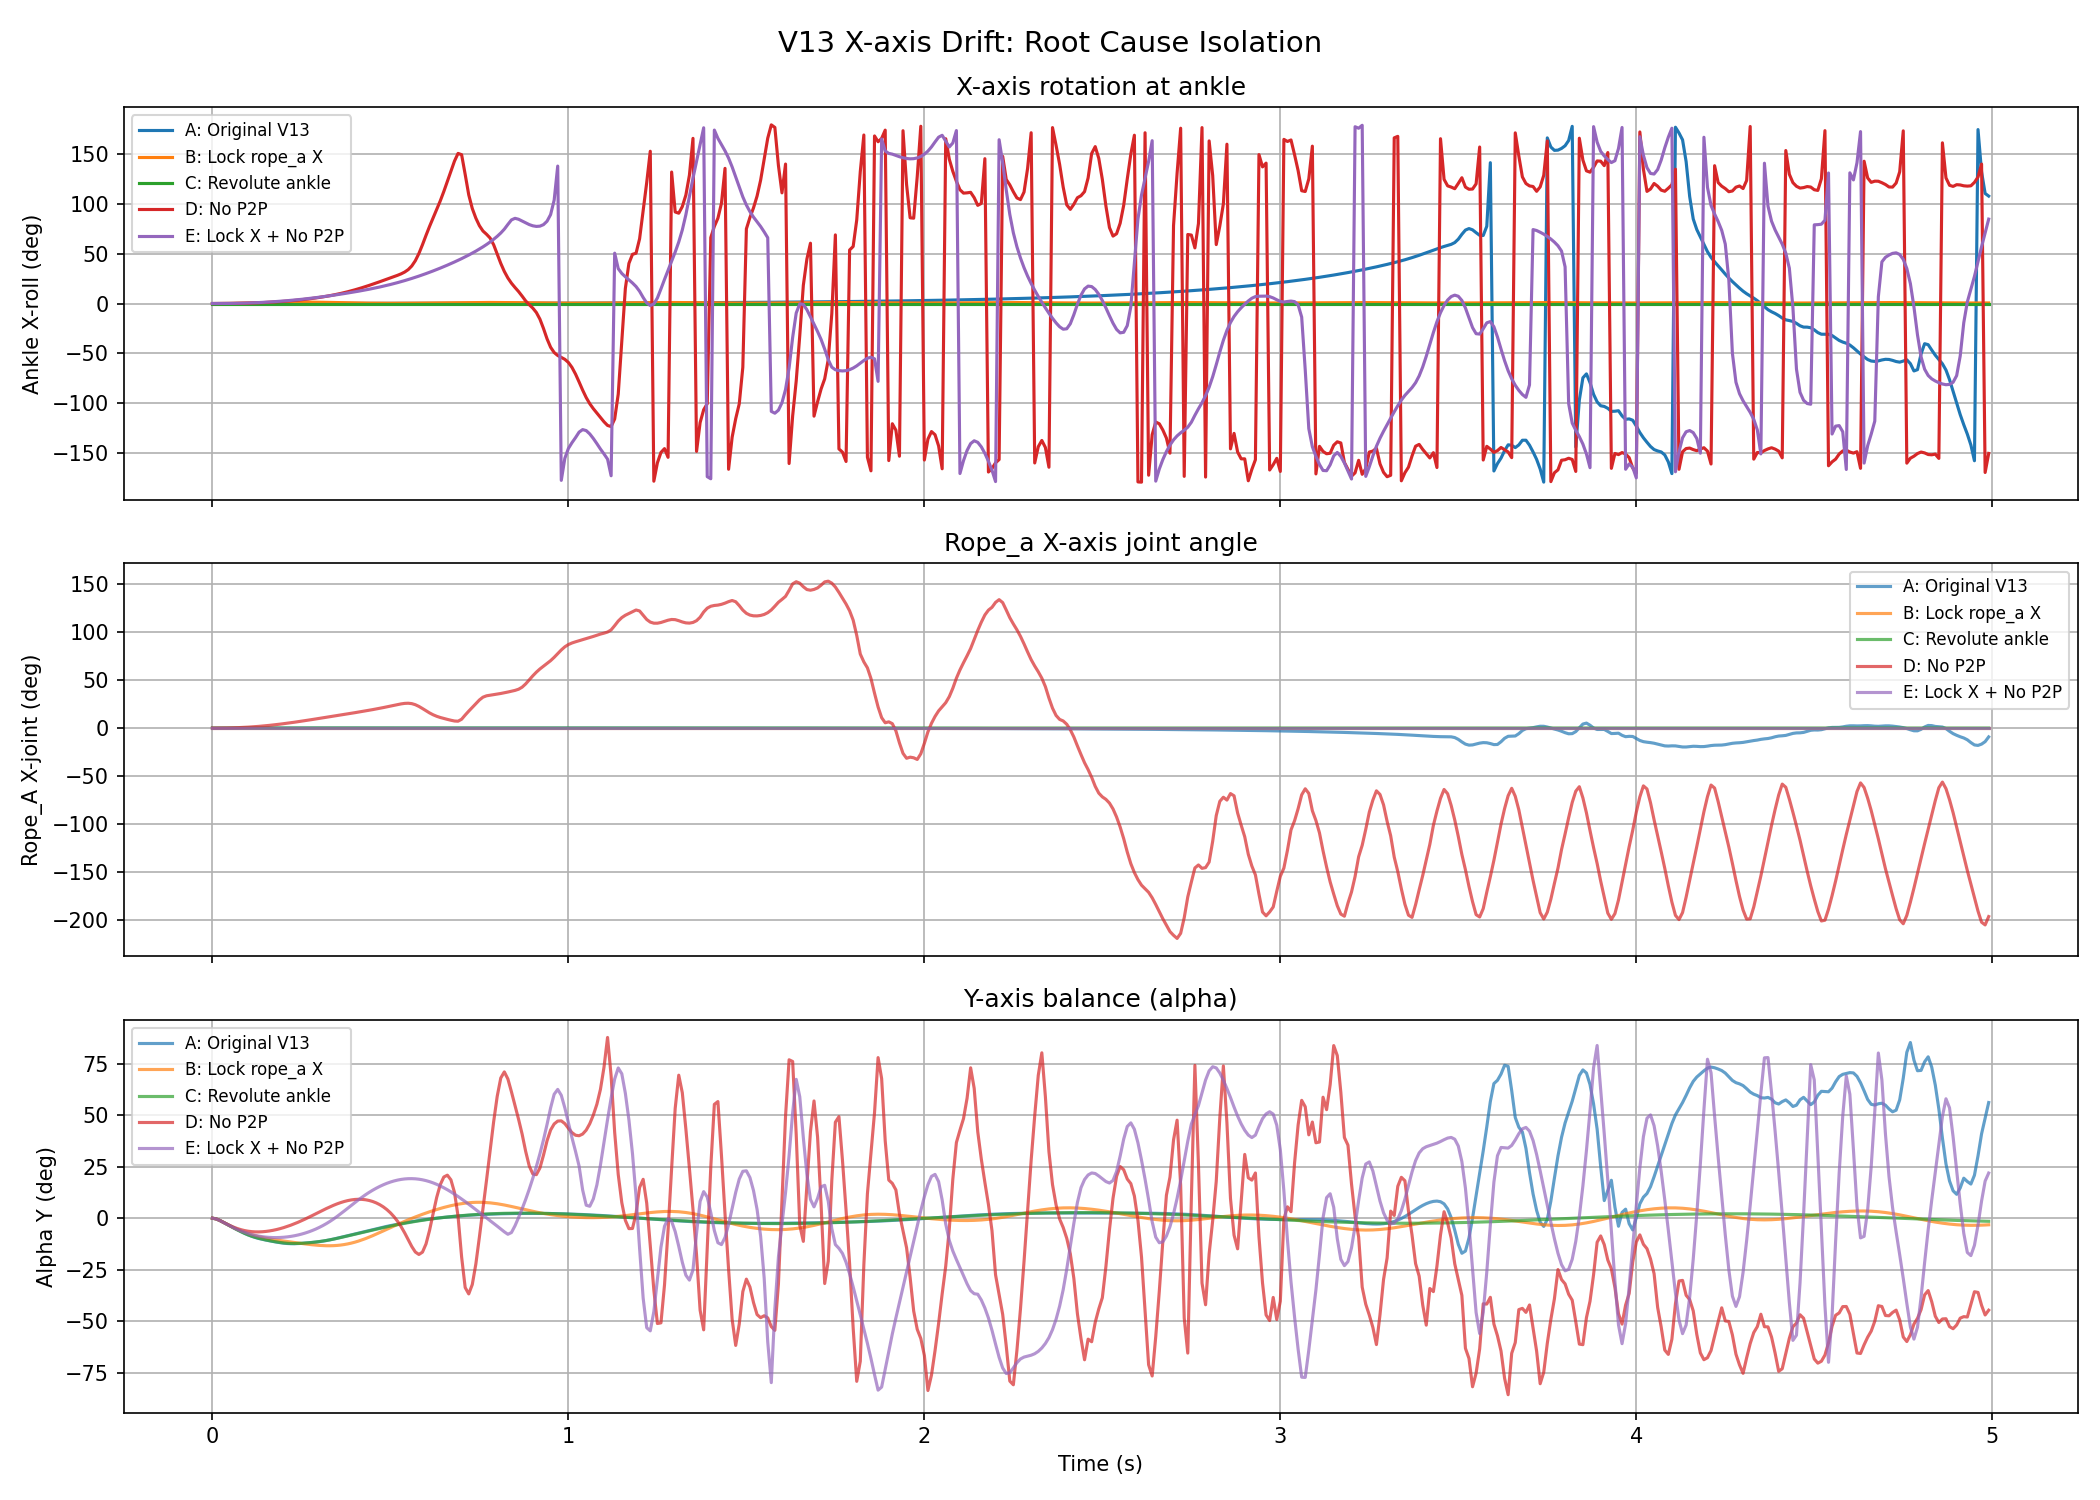

The Python source for this figure:
"""
Root cause: Is the X-axis drift from the multibody structure itself?
Test: Lock rope_a X-joint AND check if spherical ankle alone causes drift.
"""
import sys, os
import numpy as np

_conda = os.path.dirname(sys.executable)
_lib = os.path.join(_conda, "Library", "bin")
if os.path.isdir(_lib) and _lib not in os.environ.get("PATH", ""):
    os.environ["PATH"] = _lib + os.pathsep + os.environ.get("PATH", "")
    if hasattr(os, "add_dll_directory"): os.add_dll_directory(_lib)

import pybullet as p
import pybullet_data

M1=30.0;M2=40.0;L1=0.85;L2=0.80;LOWER_W=0.18;UPPER_W=0.30;BD=0.50
B_THETA=3.0;TAU_MAX=1500.0;GRAV=9.81;L_POLE=4.0;POLE_H=4.5;R_TARGET=1.5
HALF_POLE=L_POLE/2;ROPE_HORIZ=HALF_POLE-BD/2;ROPE_VERT=R_TARGET
FOOT_Z=POLE_H-ROPE_VERT;LC1=L1/2;LC2=L2/2;I1=M1*L1**2/12;I2=M2*L2**2/12
DT=0.001;ROPE_MASS=0.01;THETA0=0.15

def box_inertia(m,w,d,h):
    return [m*(d**2+h**2)/12, m*(w**2+h**2)/12, m*(w**2+d**2)/12]

def compute_lqr():
    from scipy.linalg import solve_discrete_are, expm
    R=R_TARGET;p1=M1*LC1+M2*L1;p2=M2*LC2;p3=M2*L1*LC2;Mt=M1+M2
    M_eq=np.array([[Mt*R**2,R*p1,R*p2],[R*p1,M1*LC1**2+I1+M2*L1**2,p3],[R*p2,p3,M2*LC2**2+I2]])
    G_mat=np.array([[-Mt*GRAV*R,0,0],[0,p1*GRAV,0],[0,0,p2*GRAV]])
    D_mat=np.diag([0,0,-B_THETA]);E_mat=np.array([[0],[-1],[1]])
    Mi=np.linalg.inv(M_eq);n=6
    Ac=np.zeros((n,n));Bc=np.zeros((n,1))
    Ac[:3,3:]=np.eye(3);Ac[3:,:3]=Mi@G_mat;Ac[3:,3:]=Mi@D_mat;Bc[3:,:]=Mi@E_mat
    Z=np.zeros((n+1,n+1));Z[:n,:n]=Ac*DT;Z[:n,n:]=Bc*DT
    eZ=expm(Z);Ad=eZ[:n,:n];Bd=eZ[:n,n:n+1]
    Q=np.diag([1,50,50,0.1,5,5]);Rc=np.array([[0.001]])
    P=solve_discrete_are(Ad,Bd,Q,Rc)
    K=np.linalg.inv(Rc+Bd.T@P@Bd)@(Bd.T@P@Ad)
    K[0,0]*=-1;K[0,3]*=-1
    return K[0]

def build_and_run(test_name, use_spherical=True, lock_rope_x=False, no_constraint=False):
    """Build V13 with options and run 5s."""
    cid = p.connect(p.DIRECT)
    p.setAdditionalSearchPath(pybullet_data.getDataPath())
    p.setGravity(0,0,-GRAV); p.setTimeStep(DT)
    p.setPhysicsEngineParameter(numSubSteps=4, numSolverIterations=100)

    ra_end=np.array([0,-ROPE_HORIZ,-ROPE_VERT])
    rb_vec=np.array([0,ROPE_HORIZ,-ROPE_VERT])
    lower_col=p.createCollisionShape(p.GEOM_BOX,halfExtents=[LOWER_W/2,BD/2,L1/2],collisionFramePosition=[0,-BD/2,L1/2])
    upper_col=p.createCollisionShape(p.GEOM_BOX,halfExtents=[UPPER_W/2,BD/2,L2/2],collisionFramePosition=[0,0,L2/2])

    # Choose ankle joint type
    ankle_type = p.JOINT_SPHERICAL if use_spherical else p.JOINT_REVOLUTE
    ankle_axis = [0,0,0] if use_spherical else [0,1,0]

    robot_id=p.createMultiBody(baseMass=0,basePosition=[0,HALF_POLE,POLE_H],
        linkMasses=[0.001,ROPE_MASS,M1,M2],linkCollisionShapeIndices=[-1,-1,lower_col,upper_col],
        linkVisualShapeIndices=[-1,-1,-1,-1],
        linkPositions=[[0,0,0],[0,0,0],ra_end.tolist(),[0,-BD/2,L1]],
        linkOrientations=[[0,0,0,1]]*4,
        linkInertialFramePositions=[[0,0,0],[0,0,0],[0,-BD/2,L1/2],[0,0,L2/2]],
        linkInertialFrameOrientations=[[0,0,0,1]]*4,
        linkParentIndices=[0,1,2,3],
        linkJointTypes=[p.JOINT_REVOLUTE,p.JOINT_REVOLUTE,ankle_type,p.JOINT_REVOLUTE],
        linkJointAxis=[[0,1,0],[1,0,0],ankle_axis,[0,1,0]])
    PHI_J=0;ROPE_A_J=1;ANKLE=2;HIP=3

    rope_b_id=p.createMultiBody(baseMass=0,basePosition=[0,-HALF_POLE,POLE_H],
        linkMasses=[0.001,ROPE_MASS],linkCollisionShapeIndices=[-1,-1],
        linkVisualShapeIndices=[-1,-1],linkPositions=[[0,0,0],[0,0,0]],
        linkOrientations=[[0,0,0,1]]*2,
        linkInertialFramePositions=[[0,0,0],[0,0,0]],
        linkInertialFrameOrientations=[[0,0,0,1]]*2,
        linkParentIndices=[0,1],
        linkJointTypes=[p.JOINT_REVOLUTE,p.JOINT_REVOLUTE],
        linkJointAxis=[[0,1,0],[1,0,0]])

    if not no_constraint:
        con_id=p.createConstraint(rope_b_id,1,robot_id,ANKLE,p.JOINT_POINT2POINT,[0,0,0],
            rb_vec.tolist(),[0,-BD/2,-L1/2])
        p.changeConstraint(con_id, maxForce=50000, erp=0.8)

    tiny=[0.001]*3
    p.changeDynamics(robot_id,PHI_J,mass=0.001,localInertiaDiagonal=[0.0001]*3,jointDamping=0,linearDamping=0,angularDamping=0)
    p.changeDynamics(robot_id,ROPE_A_J,mass=ROPE_MASS,localInertiaDiagonal=tiny,jointDamping=0,linearDamping=0,angularDamping=0)
    p.changeDynamics(robot_id,ANKLE,mass=M1,localInertiaDiagonal=box_inertia(M1,LOWER_W,BD,L1),jointDamping=0,linearDamping=0,angularDamping=0)
    p.changeDynamics(robot_id,HIP,mass=M2,localInertiaDiagonal=box_inertia(M2,UPPER_W,BD,L2),jointDamping=B_THETA,linearDamping=0,angularDamping=0)
    for j in [0,1]:
        p.changeDynamics(rope_b_id,j,localInertiaDiagonal=tiny,jointDamping=0,linearDamping=0,angularDamping=0)

    for j in [PHI_J,HIP]:
        p.setJointMotorControl2(robot_id,j,p.VELOCITY_CONTROL,force=0)

    if lock_rope_x:
        # Lock rope_a X-joint to 0 by using strong position control
        p.setJointMotorControl2(robot_id,ROPE_A_J,p.POSITION_CONTROL,targetPosition=0,force=100000)
    else:
        p.setJointMotorControl2(robot_id,ROPE_A_J,p.VELOCITY_CONTROL,force=0)

    if use_spherical:
        p.setJointMotorControlMultiDof(robot_id,ANKLE,p.POSITION_CONTROL,targetPosition=[0,0,0,1],force=[0,0,0])
    else:
        p.setJointMotorControl2(robot_id,ANKLE,p.VELOCITY_CONTROL,force=0)

    for j in [0,1]:
        p.setJointMotorControl2(rope_b_id,j,p.VELOCITY_CONTROL,force=0)

    for body in [robot_id,rope_b_id]:
        nj=p.getNumJoints(body)
        for i in range(-1,nj):
            for j in range(-1,nj):
                if i!=j: p.setCollisionFilterPair(body,body,i,j,0)
            p.setCollisionFilterPair(body,0,i,-1,0)
    for i in range(-1,p.getNumJoints(robot_id)):
        for j in range(-1,p.getNumJoints(rope_b_id)):
            p.setCollisionFilterPair(robot_id,rope_b_id,i,j,0)

    p.resetJointState(robot_id,PHI_J,0,0)
    p.resetJointState(robot_id,ROPE_A_J,0,0)
    if use_spherical:
        p.resetJointStateMultiDof(robot_id,ANKLE,[0,0,0,1],[0,0,0])
    else:
        p.resetJointState(robot_id,ANKLE,0,0)
    p.resetJointState(robot_id,HIP,THETA0,0)
    p.resetJointState(rope_b_id,0,0,0)
    p.resetJointState(rope_b_id,1,0,0)

    K_lqr = compute_lqr()
    data = []

    for step in range(int(5.0/DT)):
        phi_s=p.getJointState(robot_id,PHI_J)
        phi=phi_s[0]; phi_dot=phi_s[1]
        rope_ax=p.getJointState(robot_id,ROPE_A_J)[0]
        lo=p.getLinkState(robot_id,ANKLE,computeForwardKinematics=True,computeLinkVelocity=True)
        up=p.getLinkState(robot_id,HIP,computeForwardKinematics=True,computeLinkVelocity=True)

        if use_spherical:
            ankle_q=p.getJointStateMultiDof(robot_id,ANKLE)[0]
            ankle_euler=p.getEulerFromQuaternion(ankle_q)
            ankle_x_deg = np.degrees(ankle_euler[0])
        else:
            ankle_x_deg = 0.0

        alpha=p.getEulerFromQuaternion(lo[5])[1]
        theta=p.getEulerFromQuaternion(up[5])[1]
        alpha_dot=lo[7][1]; theta_dot=up[7][1]
        x=np.array([phi,alpha,theta,phi_dot,alpha_dot,theta_dot])

        tau=0.0
        if abs(x[1])<np.radians(60) and abs(x[2])<np.radians(60):
            tau=-float(K_lqr@x); tau=np.clip(tau,-TAU_MAX,TAU_MAX)
        p.setJointMotorControl2(robot_id,HIP,p.TORQUE_CONTROL,force=tau)
        p.stepSimulation()

        if step%10==0:
            data.append([step*DT, ankle_x_deg, np.degrees(rope_ax),
                         np.degrees(phi), np.degrees(alpha), np.degrees(theta)])

    p.disconnect()
    data = np.array(data)
    max_xroll = np.max(np.abs(data[:300, 1]))  # max X-roll in first 3 seconds
    print(f"  [{test_name}] max |X-roll|@3s = {max_xroll:.2f}°, X-roll@3s = {data[300,1]:+.2f}°")
    return data

# === Tests ===
print("="*60)
print("  ROOT CAUSE ANALYSIS")
print("="*60)

tests = {}

# Test 1: Original V13 (spherical ankle, free rope_a X)
tests["A: Original V13"] = build_and_run("A: Original V13", use_spherical=True, lock_rope_x=False)

# Test 2: Spherical ankle but LOCK rope_a X-joint
tests["B: Lock rope_a X"] = build_and_run("B: Lock rope_a X", use_spherical=True, lock_rope_x=True)

# Test 3: Revolute ankle (Y only, like V12) + rope_a X free
tests["C: Revolute ankle"] = build_and_run("C: Revolute ankle", use_spherical=False, lock_rope_x=False)

# Test 4: Spherical ankle, NO P2P constraint at all
tests["D: No P2P"] = build_and_run("D: No P2P", use_spherical=True, lock_rope_x=False, no_constraint=True)

# Test 5: Spherical ankle, lock rope_a X, NO P2P
tests["E: Lock X + No P2P"] = build_and_run("E: Lock X + No P2P", use_spherical=True, lock_rope_x=True, no_constraint=True)

# Plot
import matplotlib.pyplot as plt
fig, axes = plt.subplots(3, 1, figsize=(14, 10), sharex=True)
fig.suptitle("V13 X-axis Drift: Root Cause Isolation", fontsize=14)

for label, data in tests.items():
    axes[0].plot(data[:,0], data[:,1], label=label)
axes[0].set_ylabel("Ankle X-roll (deg)")
axes[0].set_title("X-axis rotation at ankle")
axes[0].legend(fontsize=8); axes[0].grid(True)

for label, data in tests.items():
    axes[1].plot(data[:,0], data[:,2], label=label, alpha=0.7)
axes[1].set_ylabel("Rope_A X-joint (deg)")
axes[1].set_title("Rope_a X-axis joint angle")
axes[1].legend(fontsize=8); axes[1].grid(True)

for label, data in tests.items():
    axes[2].plot(data[:,0], data[:,4], label=label, alpha=0.7)
axes[2].set_ylabel("Alpha Y (deg)")
axes[2].set_xlabel("Time (s)")
axes[2].set_title("Y-axis balance (alpha)")
axes[2].legend(fontsize=8); axes[2].grid(True)

plt.tight_layout()
out = os.path.join(os.path.dirname(os.path.abspath(__file__)), 'diag_root_cause.png')
plt.savefig(out, dpi=150)
print(f"\nPlot: {out}")
